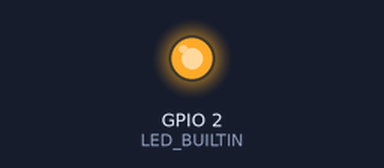
Bench run of a sketch on a simulated ESP32. On the bench: output pins drawn as LEDs (lit = HIGH).

Above: at 0.15 s.
At 6.3 s:
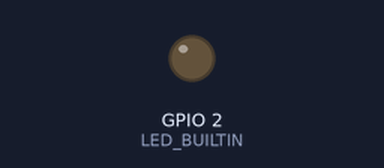
Timing chart, 0 to 8.6 s (numbered marks = the images above):
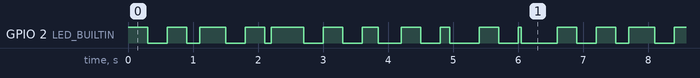

Measured:
- by itself, GPIO 2 (LED_BUILTIN): moves between LOW and HIGH, repeating every 6.6 s
- by itself, everything shown: repeats every 6.6 s, in 22 steps

The sketch:

free_rtos_blinky_different_speed.ino
```cpp
//Nigel RTOS test 1 ------------------------------- blinky at different rates --------------------------------------


#if CONFIG_FREERTOS_UNICORE
static const BaseType_t app_cpu = 0;
#else
static const BaseType_t app_cpu = 1;
#endif


#define LED_BUILTIN 2


void blink_led_300 (void *parameter) {

  while(1){
    digitalWrite(LED_BUILTIN, HIGH);
    vTaskDelay(300 / portTICK_PERIOD_MS);
    digitalWrite(LED_BUILTIN, LOW);
    vTaskDelay(300 / portTICK_PERIOD_MS);
  }
}

void blink_led_550 (void *parameter) {

  while(1){
    digitalWrite(LED_BUILTIN, HIGH);
    vTaskDelay(550 / portTICK_PERIOD_MS);
    digitalWrite(LED_BUILTIN, LOW);
    vTaskDelay(550 / portTICK_PERIOD_MS);
  }
}


void setup() {
  // put your setup code here, to run once:
  pinMode(LED_BUILTIN, OUTPUT);

  xTaskCreatePinnedToCore(
    blink_led_550,
    "blink_led_550",
    1024,
    NULL,
    1,
    NULL,
    app_cpu
  );

  xTaskCreatePinnedToCore(
    blink_led_300,
    "blink_led_300",
    1024,
    NULL,
    1,
    NULL,
    app_cpu
  );

}

void loop() {
  // put your main code here, to run repeatedly:

}
```
